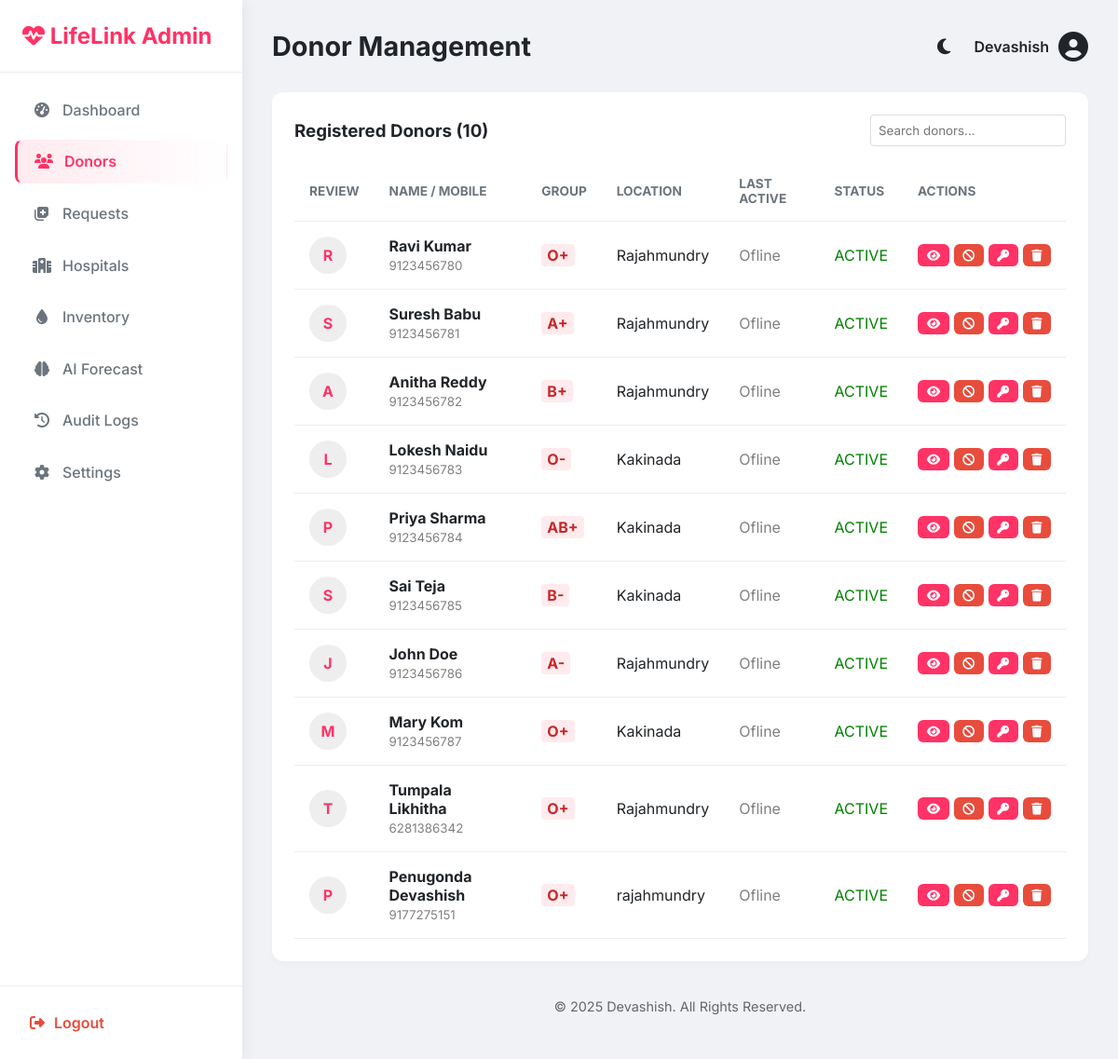
/admin/donors (signed in), run on the app's committed database.
### models.py (models this page shows, shortened)
class Admin(UserMixin, db.Model):
    __tablename__ = 'admins'
    id = db.Column(db.Integer, primary_key=True)
    username = db.Column(db.String(50), unique=True, nullable=False)
    password_hash = db.Column(db.String(200), nullable=False)
    role = db.Column(db.String(20), default='SuperAdmin')

class User(UserMixin, db.Model):
    __tablename__ = 'users'
    id = db.Column(db.Integer, primary_key=True)
    full_name = db.Column(db.String(100), nullable=False)
    email = db.Column(db.String(100), nullable=True) # Optional for existing users
    mobile_number = db.Column(db.String(15), unique=True, nullable=False)
    password_hash = db.Column(db.String(200), nullable=False)
    blood_group = db.Column(db.String(5), nullable=False)
    age = db.Column(db.Integer, nullable=False)
    city = db.Column(db.String(50), nullable=False)
    latitude = db.Column(db.Float, nullable=False)
    longitude = db.Column(db.Float, nullable=False)
    language = db.Column(db.String(10), default='en')
    bp = db.Column(db.Boolean, default=False)
    sugar = db.Column(db.Boolean, default=False)
    heart_disease = db.Column(db.Boolean, default=False)
    asthma = db.Column(db.Boolean, default=False)
    smoking = db.Column(db.Boolean, default=False)
    drinking = db.Column(db.Boolean, default=False)
    gender = db.Column(db.String(10), default='Male')
    weight = db.Column(db.Float, nullable=True)
    hemoglobin = db.Column(db.Float, nullable=True)
    pulse_rate = db.Column(db.Integer, nullable=True)
    systolic_bp = db.Column(db.Integer, nullable=True)
    diastolic_bp = db.Column(db.Integer, nullable=True)
    sugar_level = db.Column(db.Integer, nullable=True) # mg/dL
    is_pregnant = db.Column(db.Boolean, default=False)
    is_breastfeeding = db.Column(db.Boolean, default=False)
    menstrual_cycle_safe = db.Column(db.Boolean, default=True)
    last_donation_date = db.Column(db.Date, nullable=True)
    is_available = db.Column(db.Boolean, default=True)
    is_approved = db.Column(db.Boolean, default=True) # Admin approval
    qr_code_data = db.Column(db.String(500), nullable=True) # Data for QR ID
    created_at = db.Column(db.DateTime, default=datetime.utcnow)
    last_active = db.Column(db.DateTime, nullable=True)
    is_online = db.Column(db.Boolean, default=False)
    failed_login_attempts = db.Column(db.Integer, default=0)
    is_locked = db.Column(db.Boolean, default=False)
    reputation_score = db.Column(db.Float, default=100.0) # 0-100
    risk_score = db.Column(db.Float, default=0.0)

### app.py (the view)
@app.route('/admin/donors')
@login_required
def admin_donors():
    if not isinstance(current_user, Admin): return "Unauthorized", 403
    donors = User.query.all()
    return render_template('admin/donors.html', donors=donors)

### app.py (called while the page is built, shortened)
@app.after_request
def add_header(response):
    response.headers['Cache-Control'] = 'no-store, no-cache, must-revalidate, post-check=0, pre-check=0, max-age=0'
    response.headers['Pragma'] = 'no-cache'
    response.headers['Expires'] = '-1'
    return response

@login_manager.user_loader
def load_user(user_id):
    if user_id.startswith('admin_'):
        try:
            uid = int(user_id.split('_')[1])
            return db.session.get(Admin, uid)
        except (IndexError, ValueError):
            return None

@app.context_processor
def inject_translations():
    lang = session.get('lang', 'en')
    def _t(key, **kwargs):
        text = TRANSLATIONS.get(lang, TRANSLATIONS['en']).get(key, key)
        for k, v in kwargs.items():
            text = text.replace(f"{{{k}}}", str(v))
        return text
    return dict(_=_t, current_lang=lang, datetime=datetime)

@app.before_request
def run_background_tasks():
    if not request.path.startswith('/static'):
        try:
            update_request_statuses()
            send_eligibility_reminders()
        except:
            pass # Keep app stable if DB is not ready

def update_request_statuses():
    try:
        now = datetime.utcnow()
        expiry_threshold = now - timedelta(hours=24)
        expired_reqs = BloodRequest.query.filter(
            BloodRequest.status == 'Pending',
            BloodRequest.created_at <= expiry_threshold
        ).all()
        for req in expired_reqs:
            req.status = 'Expired'
        expired_broadcasts = HospitalBroadcast.query.filter(
            HospitalBroadcast.status == 'Active',
            HospitalBroadcast.created_at <= expiry_threshold
        ).all()
        for b in expired_broadcasts:
            b.status = 'Expired'
        db.session.commit()
    except Exception as e:
        print(f"Error updating request statuses: {e}")
        db.session.rollback()

def send_eligibility_reminders():
    try:
        now = date.today()
        donors = User.query.filter_by(is_available=False).all()
        for donor in donors:
            if donor.last_donation_date:
                gap = (now - donor.last_donation_date).days
        db.session.commit()
    except:
        db.session.rollback()

### templates/admin/donors.html (shortened to what this page needs)
{% extends 'admin/base.html' %}
{% block title %}Donor Management{% endblock %}
{% block content %}
<div class="card">
    <div style="display: flex; justify-content: space-between; align-items: center; margin-bottom: 1rem;">
        <h3>Registered Donors ({{ donors|length }})</h3>
        <input type="text" id="searchInput" placeholder="Search donors..."
            style="padding: 0.5rem; border: 1px solid #ddd; border-radius: 4px;">
    </div>
    <div style="overflow-x: auto;">
        <table id="donorTable">
            <thead>
                <tr>
                    <th>Review</th>
                    <th>Name / Mobile</th>
                    <th>Group</th>
                    <th>Location</th>
                    <th>Last Active</th>
                    <th>Status</th>
                    <th>Actions</th>
                </tr>
            </thead>
            <tbody>
                {% for donor in donors %}
                <tr>
                    <td>
                        <div
                            style="width: 40px; height: 40px; border-radius: 50%; background: #eee; display: flex; align-items: center; justify-content: center; font-weight: bold; color: var(--primary);">
                            {{ donor.full_name[0] }}
                        </div>
                    </td>
                    <td>
                        <strong>{{ donor.full_name }}</strong><br>
                        <small style="color: grey;">{{ donor.mobile_number }}</small>
                    </td>
                    <td>
                        <span
                            style="background: #ffebee; color: #c62828; padding: 2px 6px; border-radius: 4px; font-weight: bold;">
                            {{ donor.blood_group }}
                        </span>
                    </td>
                    <td>{{ donor.city }}</td>
                    <td>
                        {% if donor.last_active %}
                        <span style="color: green;">● Online</span>
                        {% else %}
                        <span style="color: grey;">Ofline</span>
                        {% endif %}
                    </td>
                    <td>
                        {% if donor.is_locked %}
                        <span style="color: red; font-weight: bold;">BLOCKED</span>
                        {% elif not donor.is_approved %}
                        <span style="color: orange;">PENDING</span>
                        {% else %}
                        <span style="color: green;">ACTIVE</span>
                        {% endif %}
                    </td>
                    <td>
                        <div style="display: flex; gap: 5px;">
                            <a href="{{ url_for('admin_donor_profile', donor_id=donor.id) }}" class="btn btn-primary btn-sm" title="View Profile"><i class="fas fa-eye"></i></a>
                            {% if donor.is_locked %}
                            <a href="{{ url_for('block_user', user_id=donor.id, action='unblock') }}"
                                class="btn btn-success btn-sm" title="Unblock"><i class="fas fa-unlock"></i></a>
                            {% else %}
                            <a href="{{ url_for('block_user', user_id=donor.id, action='block') }}"
                                class="btn btn-danger btn-sm" title="Block"><i class="fas fa-ban"></i></a>
                            {% endif %}
                            <button onclick="openResetModal('{{ donor.id }}', '{{ donor.full_name }}')"
                                class="btn btn-primary btn-sm" title="Reset Password"><i
                                    class="fas fa-key"></i></button>
                            <a href="{{ url_for('delete_user', user_id=donor.id) }}"
                                onclick="return confirm('Delete permanent?')" class="btn btn-danger btn-sm"
                                title="Delete"><i class="fas fa-trash"></i></a>
                        </div>
                    </td>
                </tr>
                {% endfor %}
            </tbody>
        </table>
    </div>
</div>
{% endblock %}

### templates/admin/base.html (shortened to what this page needs)
<!DOCTYPE html>
<html lang="en">
<head>
    <link rel="stylesheet" href="https://cdnjs.cloudflare.com/ajax/libs/font-awesome/6.4.0/css/all.min.css">
    <link rel="stylesheet"
        href="{{ url_for('static', filename='css/admin_style.css') }}?v={{ range(1, 10000) | random }}">
</head>
<body class="admin-body">
    <nav class="sidebar">
        <div class="sidebar-brand">
            <i class="fas fa-heartbeat"></i> LifeLink Admin
        </div>
        <ul class="sidebar-menu">
            <li><a href="{{ url_for('admin_dashboard') }}" class="{{ 'active' if request.endpoint == 'admin_dashboard' else '' }}"><i class="fas fa-tachometer-alt"></i>
                    Dashboard</a></li>
            <li><a href="{{ url_for('admin_donors') }}" class="{{ 'active' if request.endpoint == 'admin_donors' else '' }}"><i class="fas fa-users"></i> Donors</a></li>
            <li><a href="{{ url_for('admin_requests') }}" class="{{ 'active' if request.endpoint == 'admin_requests' else '' }}"><i class="fas fa-notes-medical"></i> Requests</a></li>
            <li><a href="{{ url_for('manage_hospitals') }}" class="{{ 'active' if request.endpoint == 'manage_hospitals' or request.endpoint == 'reset_hospital_password' else '' }}"><i class="fas fa-hospital"></i> Hospitals</a></li>
            <li><a href="{{ url_for('admin_inventory') }}" class="{{ 'active' if request.endpoint == 'admin_inventory' else '' }}"><i class="fas fa-tint"></i> Inventory</a></li>
            <li><a href="{{ url_for('admin_forecast') }}" class="{{ 'active' if request.endpoint == 'admin_forecast' else '' }}"><i class="fas fa-brain"></i> AI Forecast</a></li>
            <li><a href="{{ url_for('admin_audit_logs') }}" class="{{ 'active' if request.endpoint == 'admin_audit_logs' else '' }}"><i class="fas fa-history"></i> Audit Logs</a></li>
            <li><a href="{{ url_for('admin_settings') }}" class="{{ 'active' if request.endpoint == 'admin_settings' else '' }}"><i class="fas fa-cog"></i> Settings</a></li>
        </ul>
        <div class="sidebar-footer">
            <a href="{{ url_for('logout') }}"><i class="fas fa-sign-out-alt"></i> Logout</a>
        </div>
    </nav>
    <main class="main-content">
        <header class="top-bar">
            <h2>{% block title %}Dashboard{% endblock %}</h2>
            <div class="user-info">
                <button class="theme-toggle" id="themeToggle" onclick="toggleTheme()" title="Toggle Dark/Light Mode"
                    style="margin-right: 15px;">
                    <i class="fas fa-moon" id="themeIcon"></i>
                </button>
                <span>{{ current_user.username }}</span>
                <i class="fas fa-user-circle fa-2x"></i>
            </div>
        </header>
        <div class="content-wrapper">
            {% block content %}{% endblock %}
        </div>
        <footer style="text-align: center; padding: 1rem; color: #666; font-size: 0.9rem; margin-top: auto;">
            <p>&copy; 2025 Devashish. All Rights Reserved.</p>
        </footer>
    </main>
</body>
</html>

### static/css/admin_style.css (style rules this page uses)
:root { --primary: #ff3366; --secondary: #2b2d42; --success: #2ecc71; --danger: #e74c3c; --dark: #212529; --light: #f8f9fa; --gray: #6c757d; --sidebar-width: 260px; --bg-color: #f0f2f5; --card-bg: #ffffff; --border-color: #eee; }
* { margin: 0; padding: 0; box-sizing: border-box; font-family: 'Inter', sans-serif; }
body.admin-body { display: flex; min-height: 100vh; background: var(--bg-color); color: var(--dark); }
.sidebar { width: var(--sidebar-width); background: var(--card-bg); color: var(--dark); position: fixed; height: 100%; box-shadow: 4px 0 15px rgba(0,0,0,0.05); display: flex; flex-direction: column; z-index: 100; }
.sidebar-brand { padding: 1.5rem; font-size: 1.5rem; font-weight: 700; color: var(--primary); border-bottom: 1px solid var(--border-color); }
.sidebar-menu { list-style: none; padding: 1rem; flex: 1; overflow-y: auto; }
.sidebar-menu li { margin-bottom: 0.5rem; }
.sidebar-menu a { display: flex; align-items: center; gap: 10px; padding: 0.8rem 1rem; color: var(--gray); text-decoration: none; border-radius: 8px; transition: all 0.3s cubic-bezier(0.4, 0, 0.2, 1); font-weight: 500; border: 1px solid transparent; }
.sidebar-menu a i { width: 24px; text-align: center; transition: color 0.3s; }
.sidebar-menu a.active { background: linear-gradient(90deg, rgba(255, 51, 102, 0.1), transparent); color: var(--primary); border-left: 3px solid var(--primary); font-weight: 600; }
.sidebar-menu a.active i, .sidebar-menu a:hover i { color: var(--primary); }
.sidebar-footer { padding: 1rem; border-top: 1px solid var(--border-color); }
.sidebar-footer a { color: var(--danger); text-decoration: none; font-weight: 600; display: flex; align-items: center; gap: 10px; padding: 0.8rem 1rem; transition: 0.3s; border-radius: 8px; }
.main-content { margin-left: var(--sidebar-width); flex: 1; padding: 2rem; }
.top-bar { display: flex; justify-content: space-between; align-items: center; margin-bottom: 2rem; }
.top-bar h2 { font-size: 1.8rem; color: var(--dark); }
.user-info { display: flex; align-items: center; gap: 10px; font-weight: 600; }
.card { background: var(--card-bg); padding: 1.5rem; border-radius: 12px; box-shadow: 0 4px 6px rgba(0,0,0,0.02); margin-bottom: 1.5rem; }
table { width: 100%; border-collapse: collapse; }
th, td { padding: 1rem; text-align: left; border-bottom: 1px solid var(--border-color); }
th { color: var(--gray); font-size: 0.85rem; text-transform: uppercase; }
td { color: var(--dark); }
.btn { padding: 0.5rem 1rem; border-radius: 6px; text-decoration: none; border: none; cursor: pointer; font-size: 0.9rem; display: inline-block; }
.btn-primary { background: var(--primary); color: #fff; }
.btn-danger { background: var(--danger); color: #fff; }
.btn-sm { padding: 0.3rem 0.6rem; font-size: 0.8rem; }

### templates/admin/base.html (style rules this page uses)
.theme-toggle { background: none; border: none; font-size: 1.2rem; cursor: pointer; color: var(--dark); }

### data on the page
Admin: username "Devashish"
User: full_name "R", full_name "Ravi Kumar", mobile_number "9123456780", blood_group "O+", city "Rajahmundry", shows "Ofline", is_locked "ACTIVE"
User: full_name "S", full_name "Suresh Babu", mobile_number "9123456781", blood_group "A+", city "Rajahmundry", shows "Ofline", is_locked "ACTIVE"
User: full_name "A", full_name "Anitha Reddy", mobile_number "9123456782", blood_group "B+", city "Rajahmundry", shows "Ofline", is_locked "ACTIVE"
User: full_name "L", full_name "Lokesh Naidu", mobile_number "9123456783", blood_group "O-", city "Kakinada", shows "Ofline", is_locked "ACTIVE"
User: full_name "P", full_name "Priya Sharma", mobile_number "9123456784", blood_group "AB+", city "Kakinada", shows "Ofline", is_locked "ACTIVE"
User: full_name "S", full_name "Sai Teja", mobile_number "9123456785", blood_group "B-", city "Kakinada", shows "Ofline", is_locked "ACTIVE"
User: full_name "J", full_name "John Doe", mobile_number "9123456786", blood_group "A-", city "Rajahmundry", shows "Ofline", is_locked "ACTIVE"
User: full_name "M", full_name "Mary Kom", mobile_number "9123456787", blood_group "O+", city "Kakinada", shows "Ofline", is_locked "ACTIVE"
User: full_name "T", full_name "Tumpala Likhitha", mobile_number "6281386342", blood_group "O+", city "Rajahmundry", shows "Ofline", is_locked "ACTIVE"
User: full_name "P", full_name "Penugonda Devashish", mobile_number "9177275151", blood_group "O+", city "rajahmundry", shows "Ofline", is_locked "ACTIVE"

### other printed values
{{ donors|length }} "10"
